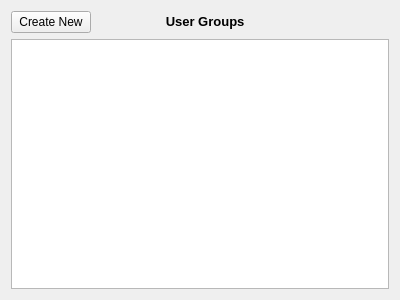
<?xml version="1.0" encoding="UTF-8"?>
<ui version="4.0">
 <class>UserGroupsList</class>
 <widget class="QWidget" name="UserGroupsList">
  <property name="geometry">
   <rect>
    <x>0</x>
    <y>0</y>
    <width>400</width>
    <height>300</height>
   </rect>
  </property>
  <property name="windowTitle">
   <string>Form</string>
  </property>
  <layout class="QGridLayout" name="gridLayout">
   <item row="0" column="0">
    <widget class="QPushButton" name="createNewPushButton">
     <property name="sizePolicy">
      <sizepolicy hsizetype="Fixed" vsizetype="Fixed">
       <horstretch>0</horstretch>
       <verstretch>0</verstretch>
      </sizepolicy>
     </property>
     <property name="text">
      <string>Create New</string>
     </property>
    </widget>
   </item>
   <item row="0" column="1">
    <widget class="QLabel" name="label">
     <property name="sizePolicy">
      <sizepolicy hsizetype="Preferred" vsizetype="Fixed">
       <horstretch>0</horstretch>
       <verstretch>0</verstretch>
      </sizepolicy>
     </property>
     <property name="font">
      <font>
       <pointsize>10</pointsize>
       <weight>75</weight>
       <bold>true</bold>
      </font>
     </property>
     <property name="text">
      <string>User Groups                     </string>
     </property>
     <property name="alignment">
      <set>Qt::AlignCenter</set>
     </property>
    </widget>
   </item>
   <item row="1" column="0" colspan="2">
    <widget class="QTableWidget" name="tableWidget"/>
   </item>
  </layout>
 </widget>
 <resources/>
 <connections/>
</ui>
